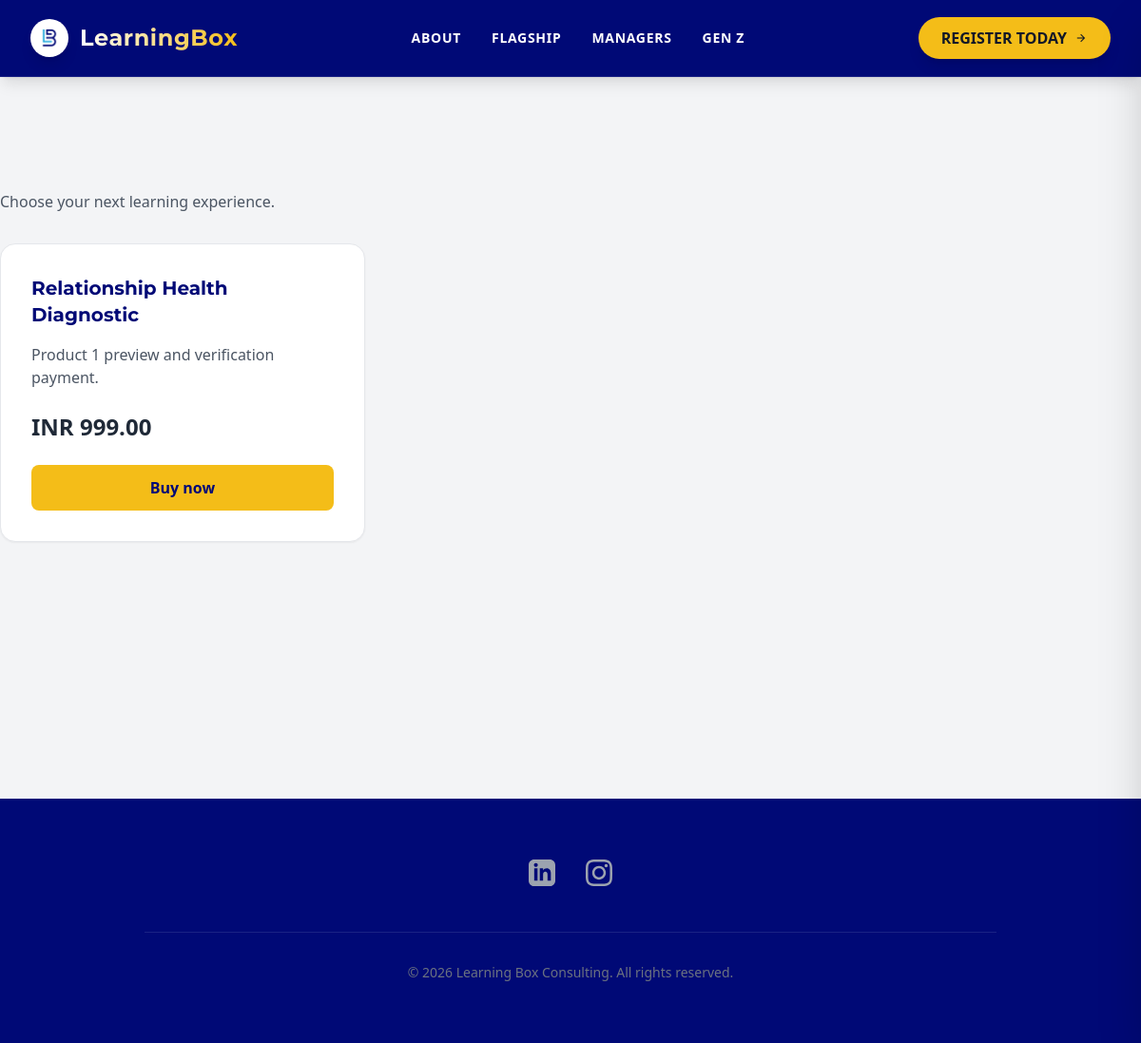
The page /products.php on the database as committed earlier.
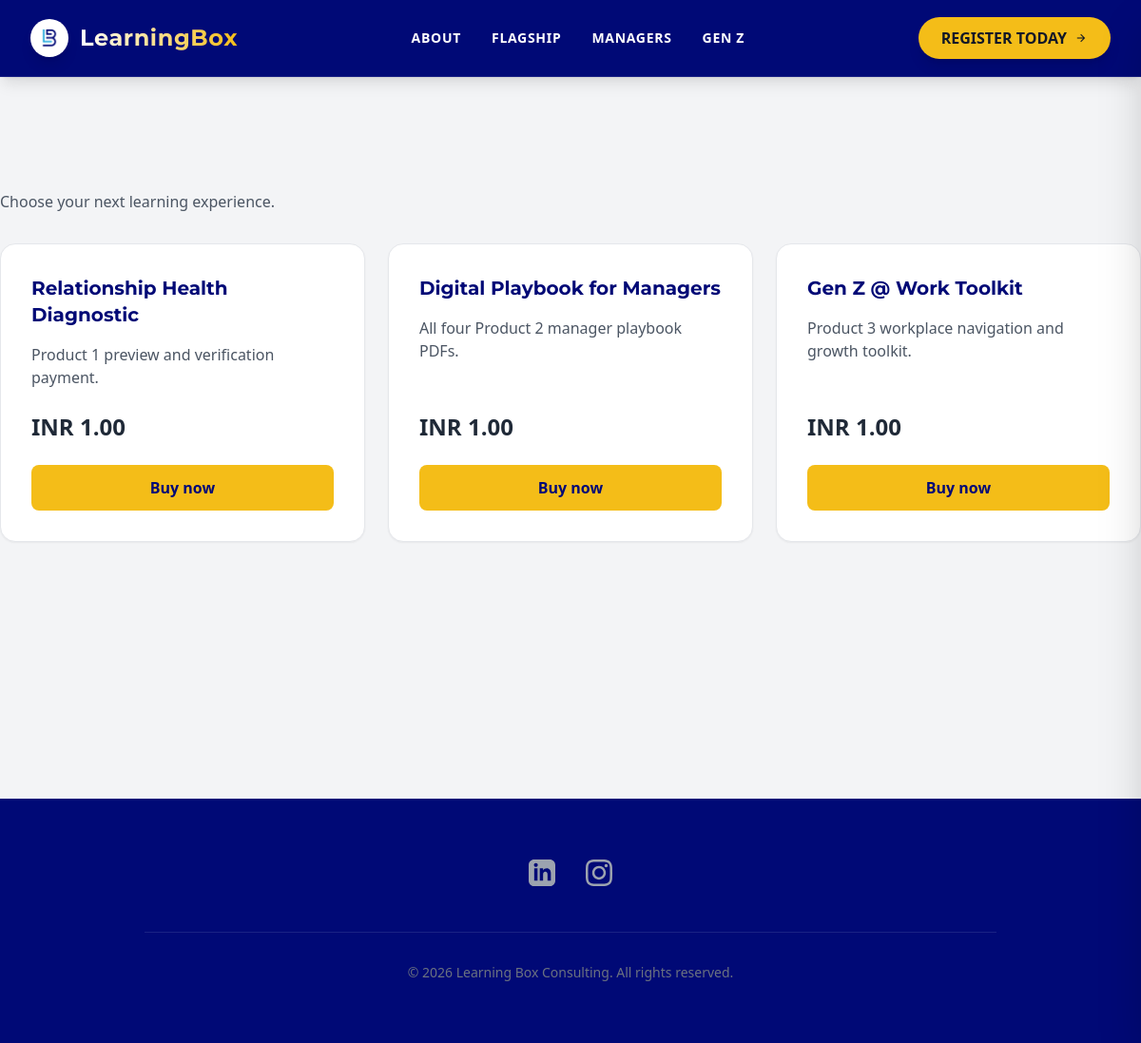
The same page on the database as committed later.
### tables this page shows
CREATE TABLE IF NOT EXISTS products (
 id BIGINT UNSIGNED AUTO_INCREMENT PRIMARY KEY,
 name VARCHAR(180) NOT NULL,
 slug VARCHAR(180) NOT NULL UNIQUE,
 description TEXT NOT NULL,
 amount INT UNSIGNED NOT NULL,
 active TINYINT(1) NOT NULL DEFAULT 1,
 created_at TIMESTAMP NOT NULL DEFAULT CURRENT_TIMESTAMP,
 updated_at TIMESTAMP NOT NULL DEFAULT CURRENT_TIMESTAMP ON UPDATE CURRENT_TIMESTAMP
);

### includes/commerce.php (called while the page is built, shortened)
<?php
function esc($value): string { return htmlspecialchars((string)$value, ENT_QUOTES, 'UTF-8'); }
function money($amount): string { return 'INR ' . number_format($amount / 100, 2); }

### products.php (the view, shortened to what this page needs)
<?php
require __DIR__ . '/config/db.php';
$products = $pdo->query('SELECT * FROM products WHERE active=1 ORDER BY created_at DESC')->fetchAll();
?>
<!DOCTYPE html>
<html lang="en">
<head>
    <script src="https://cdn.tailwindcss.com?plugins=forms,typography"></script>
</head>
<body class="bg-background-light dark:bg-background-dark font-sans text-text-light dark:text-text-dark antialiased flex flex-col min-h-screen">
<nav id="navbar" class="fixed top-0 left-0 w-full z-50 transition-all duration-300 border-b border-white/10 bg-brand-navy shadow-lg">
    <div class="max-w-7xl mx-auto px-4 sm:px-6 lg:px-8">
        <div class="flex justify-between items-center h-20">
            <div class="flex-shrink-0 flex items-center gap-3 cursor-pointer">
                <div class="bg-white rounded-full p-2 h-10 w-10 flex items-center justify-center shadow-lg">
                    <a href="."><img src="logo.png" height="100" width="100" alt="Logo"></a>
                </div>
                <span class="font-display font-bold text-2xl text-white tracking-wide">
                    <a href="."><span class="text-transparent bg-clip-text" style="background-image:linear-gradient(90deg,#fff,#F4BD18);">LearningBox</span></a>
                </span>
            </div>
            <div class="hidden md:flex items-center space-x-8">
                <a class="text-white hover:text-primary transition-colors duration-200 text-sm font-semibold uppercase tracking-wider" href="about.html">About</a>
                <a class="text-white hover:text-primary transition-colors duration-200 text-sm font-semibold uppercase tracking-wider" href="flagship.html">Flagship</a>
                <a class="text-white hover:text-primary transition-colors duration-200 text-sm font-semibold uppercase tracking-wider" href="manager.html">Managers</a>
                <a class="text-white hover:text-primary transition-colors duration-200 text-sm font-semibold uppercase tracking-wider" href="gen-z.html">Gen Z</a>
            </div>
            <div class="hidden md:flex items-center">
                <a href="/register.html" class="bg-primary hover:bg-yellow-400 text-gray-900 font-bold py-2.5 px-6 rounded-full shadow-lg transform hover:-translate-y-0.5 transition-all duration-200 flex items-center gap-2" href="#">
                    <span>REGISTER TODAY</span>
                    <span class="material-symbols-outlined text-sm">arrow_forward</span>
                </a>
            </div>
        </div>
    </div>
</nav>
<main class="" style="margin-top:200px; min-height:80vh;">
<p class="text-gray-600 mb-8">Choose your next learning experience.</p>
<div class="grid md:grid-cols-2 lg:grid-cols-3 gap-6">
    <?php foreach ($products as $product): ?>
        <article class="bg-white rounded-2xl border border-gray-200 p-8 shadow-sm flex flex-col">
            <h2 class="font-display text-xl font-bold text-brand-navy"><?= esc($product['name']) ?></h2>
            <p class="mt-4 text-gray-600 whitespace-pre-line flex-1"><?= esc($product['description']) ?></p>
            <p class="text-2xl font-bold mt-6"><?= money($product['amount']) ?></p><a class="mt-6 text-center bg-primary hover:bg-primary-hover text-brand-navy font-bold rounded-lg px-6 py-3" href="checkout.php?slug=<?= esc(rawurlencode($product['slug'])) ?>">Buy now</a>
        </article>
    <?php endforeach; ?>
</div>
</main>
<footer id="contact" class="py-16 px-4 relative overflow-hidden" style="background:#000976;">
  <div class="max-w-4xl mx-auto relative z-10 text-center">
    <div class="flex justify-center gap-8 mb-12">
      <a href="https://www.linkedin.com/company/learningbox-lb/" target="_blank" rel="noopener noreferrer" class="text-gray-400 hover:text-[#F4BD18] transition-colors" aria-label="LinkedIn">
      </a>
      <a href="https://www.instagram.com/learningbox.co?igsh=MXBhcW50aDdpNTBqZw==" target="_blank" rel="noopener noreferrer" class="text-gray-400 hover:text-[#FF731E] transition-colors" aria-label="Instagram">
      </a>
    </div>
    <div class="pt-8 mt-8 border-t border-white/10">
      <p class="text-sm text-gray-500">
        &copy; 2026 Learning Box Consulting. All rights reserved.
      </p>
    </div>
  </div>
</footer>
</body>
</html>

Rows that differ between the two databases and show on the page:
changed products "Relationship Health Diagnostic": amount "INR 999.00" → "INR 1.00"
added products: name "Digital Playbook for Managers", description "All four Product 2 manager playbook PDFs.", amount "INR 1.00"
added products: name "Gen Z @ Work Toolkit", description "Product 3 workplace navigation and growth toolkit.", amount "INR 1.00"
